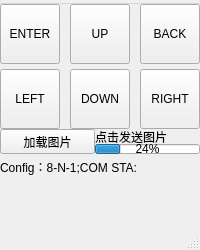
<?xml version="1.0" encoding="UTF-8"?>
<ui version="4.0">
 <class>MainWindow</class>
 <widget class="QMainWindow" name="MainWindow">
  <property name="geometry">
   <rect>
    <x>0</x>
    <y>0</y>
    <width>200</width>
    <height>250</height>
   </rect>
  </property>
  <property name="minimumSize">
   <size>
    <width>200</width>
    <height>205</height>
   </size>
  </property>
  <property name="maximumSize">
   <size>
    <width>200</width>
    <height>250</height>
   </size>
  </property>
  <property name="windowTitle">
   <string>MainWindow</string>
  </property>
  <widget class="QWidget" name="centralwidget">
   <widget class="QWidget" name="widget" native="true">
    <property name="geometry">
     <rect>
      <x>0</x>
      <y>0</y>
      <width>200</width>
      <height>150</height>
     </rect>
    </property>
    <widget class="QPushButton" name="Btn_Right">
     <property name="geometry">
      <rect>
       <x>140</x>
       <y>65</y>
       <width>60</width>
       <height>60</height>
      </rect>
     </property>
     <property name="text">
      <string>RIGHT</string>
     </property>
    </widget>
    <widget class="QPushButton" name="Btn_Left">
     <property name="geometry">
      <rect>
       <x>0</x>
       <y>65</y>
       <width>60</width>
       <height>60</height>
      </rect>
     </property>
     <property name="text">
      <string>LEFT</string>
     </property>
    </widget>
    <widget class="QPushButton" name="Btn_Down">
     <property name="geometry">
      <rect>
       <x>70</x>
       <y>65</y>
       <width>60</width>
       <height>60</height>
      </rect>
     </property>
     <property name="text">
      <string>DOWN</string>
     </property>
    </widget>
    <widget class="QPushButton" name="Btn_Up">
     <property name="geometry">
      <rect>
       <x>70</x>
       <y>0</y>
       <width>60</width>
       <height>60</height>
      </rect>
     </property>
     <property name="text">
      <string>UP</string>
     </property>
    </widget>
    <widget class="QPushButton" name="Btn_Enter">
     <property name="geometry">
      <rect>
       <x>0</x>
       <y>0</y>
       <width>60</width>
       <height>60</height>
      </rect>
     </property>
     <property name="text">
      <string>ENTER</string>
     </property>
    </widget>
    <widget class="QPushButton" name="Btn_Esc">
     <property name="geometry">
      <rect>
       <x>140</x>
       <y>0</y>
       <width>60</width>
       <height>60</height>
      </rect>
     </property>
     <property name="text">
      <string>BACK</string>
     </property>
    </widget>
    <widget class="QPushButton" name="Btn_SendPic">
     <property name="geometry">
      <rect>
       <x>0</x>
       <y>125</y>
       <width>95</width>
       <height>25</height>
      </rect>
     </property>
     <property name="text">
      <string>加载图片</string>
     </property>
    </widget>
    <widget class="QProgressBar" name="progressBar">
     <property name="geometry">
      <rect>
       <x>95</x>
       <y>140</y>
       <width>105</width>
       <height>10</height>
      </rect>
     </property>
     <property name="value">
      <number>24</number>
     </property>
    </widget>
    <widget class="QLabel" name="Lab_Sta">
     <property name="geometry">
      <rect>
       <x>95</x>
       <y>125</y>
       <width>105</width>
       <height>15</height>
      </rect>
     </property>
     <property name="text">
      <string>点击发送图片</string>
     </property>
    </widget>
   </widget>
   <widget class="QLabel" name="label">
    <property name="geometry">
     <rect>
      <x>0</x>
      <y>150</y>
      <width>180</width>
      <height>25</height>
     </rect>
    </property>
    <property name="text">
     <string>Config：8-N-1;COM STA:</string>
    </property>
   </widget>
   <widget class="QLabel" name="Lab_ComSta">
    <property name="geometry">
     <rect>
      <x>180</x>
      <y>155</y>
      <width>20</width>
      <height>20</height>
     </rect>
    </property>
    <property name="text">
     <string/>
    </property>
   </widget>
  </widget>
  <widget class="QMenuBar" name="menubar">
   <property name="geometry">
    <rect>
     <x>0</x>
     <y>0</y>
     <width>200</width>
     <height>23</height>
    </rect>
   </property>
   <widget class="QMenu" name="menu_2">
    <property name="title">
     <string/>
    </property>
   </widget>
   <addaction name="menu_2"/>
  </widget>
  <widget class="QStatusBar" name="statusbar"/>
  <action name="action9600">
   <property name="checkable">
    <bool>true</bool>
   </property>
   <property name="text">
    <string>9600</string>
   </property>
  </action>
  <action name="action115200">
   <property name="text">
    <string>115200</string>
   </property>
  </action>
  <action name="action8">
   <property name="checkable">
    <bool>true</bool>
   </property>
   <property name="text">
    <string>8</string>
   </property>
  </action>
  <action name="action7">
   <property name="checkable">
    <bool>true</bool>
   </property>
   <property name="text">
    <string>7</string>
   </property>
  </action>
  <action name="action1">
   <property name="text">
    <string>1</string>
   </property>
  </action>
  <action name="action1_5">
   <property name="text">
    <string>1.5</string>
   </property>
  </action>
  <action name="action2">
   <property name="text">
    <string>2</string>
   </property>
  </action>
 </widget>
 <resources/>
 <connections/>
</ui>
